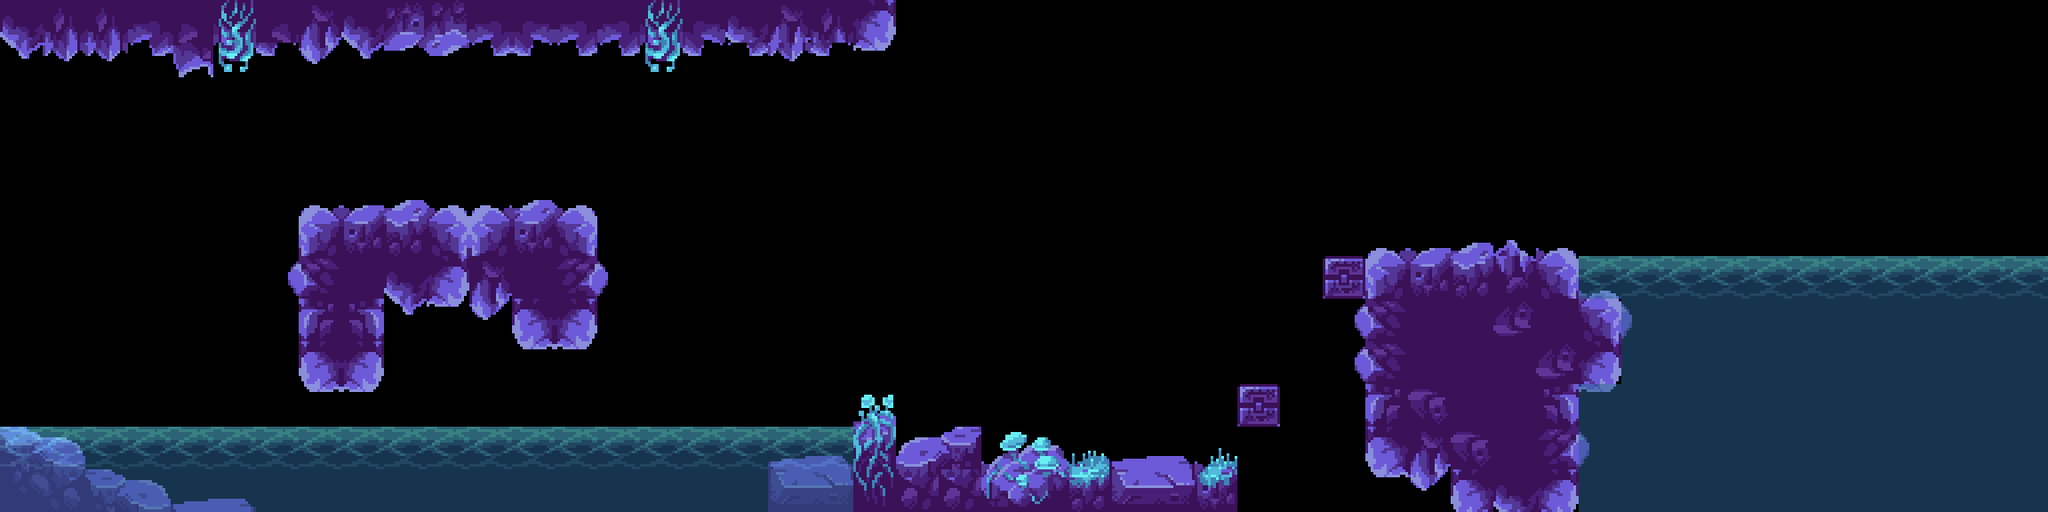

Tiled map render using the project's own tile images. Description and the whole map definition, tile-layer contents included, below:
An orthogonal 48x12 tile map with 48x48 px tiles, 5 tile layers (hide_objects, ground, isGround, front_objects, ...).

<map version="1.2" tiledversion="1.2.5" orientation="orthogonal" renderorder="right-down" width="48" height="12" tilewidth="48" tileheight="48" infinite="0" nextlayerid="13" nextobjectid="1">
 <tileset firstgid="1" source="tiles.tsx" />
 <layer id="4" name="hide_objects" width="48" height="12">
  <data encoding="csv">
0,0,0,0,0,0,0,0,0,0,0,0,0,0,0,0,0,0,0,0,0,0,0,0,0,0,0,0,0,0,0,0,0,0,0,0,0,0,0,0,0,0,0,0,0,0,0,0,
0,0,0,0,0,0,0,0,0,0,0,0,0,0,0,0,0,0,0,0,0,0,0,0,0,0,0,0,0,0,0,0,0,0,0,0,0,0,0,0,0,0,0,0,0,0,0,0,
0,0,0,0,0,0,0,0,0,0,0,0,0,0,0,0,0,0,0,0,0,0,0,0,0,0,0,0,0,0,0,0,0,0,0,0,0,0,0,0,0,0,0,0,0,0,0,0,
0,0,0,0,0,0,0,0,0,0,0,0,0,0,0,0,0,0,0,0,0,0,0,0,0,0,0,0,0,0,0,0,0,0,0,0,0,0,0,0,0,0,0,0,0,0,0,0,
0,0,0,0,0,0,0,0,0,0,0,0,0,0,0,0,0,0,0,0,0,0,0,0,0,0,0,0,0,0,0,0,0,0,0,0,0,0,0,0,0,0,0,0,0,0,0,0,
0,0,0,0,0,0,0,0,0,0,0,0,0,0,0,0,0,0,0,0,0,0,0,0,0,0,0,0,0,0,0,0,0,0,0,0,0,0,0,0,0,0,0,0,0,0,0,0,
0,0,0,0,0,0,0,0,0,0,0,0,0,0,0,0,0,0,0,0,0,0,0,0,0,0,0,0,0,0,0,0,0,0,0,0,0,0,0,0,0,0,0,0,0,0,0,0,
0,0,0,0,0,0,0,0,0,0,0,0,0,0,0,0,0,0,0,0,0,0,0,0,0,0,0,0,0,0,0,0,0,75,76,78,79,0,0,0,0,0,0,0,0,0,0,0,
0,0,0,0,0,0,0,0,0,0,0,0,0,0,0,0,0,0,0,0,0,0,0,0,0,0,0,0,0,0,0,0,0,99,100,102,103,0,0,0,0,0,0,0,0,0,0,0,
0,0,0,0,0,0,0,0,0,0,0,0,0,0,0,0,0,0,0,0,0,0,0,0,0,0,0,0,0,0,0,0,0,0,0,0,0,0,0,0,0,0,0,0,0,0,0,0,
0,0,0,0,0,0,0,0,0,0,0,0,0,0,0,0,0,0,0,0,0,0,0,0,0,0,0,0,0,0,0,0,0,0,0,0,0,0,0,0,0,0,0,0,0,0,0,0,
0,0,0,0,0,0,0,0,0,0,0,0,0,0,0,0,0,0,0,0,0,0,0,0,0,0,0,0,0,0,0,0,0,0,0,0,0,0,0,0,0,0,0,0,0,0,0,0
</data>
 </layer>
 <layer id="1" name="ground" width="48" height="12">
  <data encoding="csv">
256,83,83,89,90,81,92,255,256,3221225655,3221225656,89,93,89,89,81,93,256,255,83,257,0,0,0,0,0,0,0,0,0,0,0,0,0,0,0,0,0,0,0,0,0,0,0,0,0,0,0,
0,0,0,0,0,0,0,0,0,0,0,0,0,0,0,0,0,0,0,0,0,0,0,0,0,0,0,0,0,0,0,0,0,0,0,0,0,0,0,0,0,0,0,0,0,0,0,0,
0,0,0,0,0,0,0,0,0,0,0,0,0,0,0,0,0,0,0,0,0,0,0,0,0,0,0,0,0,0,0,0,0,0,0,0,0,0,0,0,0,0,0,0,0,0,0,0,
0,0,0,0,0,0,0,0,0,0,0,0,0,0,0,0,0,0,0,0,0,0,0,0,0,0,0,0,0,0,0,0,0,0,0,0,0,0,0,0,0,0,0,0,0,0,0,0,
0,0,0,0,0,0,0,0,0,0,0,0,0,0,0,0,0,0,0,0,0,0,0,0,0,0,0,0,0,0,0,0,0,0,0,0,0,0,0,0,0,0,0,0,0,0,0,0,
0,0,0,0,0,0,0,182,183,184,185,182,183,185,0,0,0,0,0,0,0,0,0,0,0,0,0,0,0,0,0,0,0,0,0,0,0,0,0,0,0,0,0,0,0,0,0,0,
0,0,0,0,0,0,0,206,207,256,257,255,232,209,0,0,0,0,0,0,0,0,0,0,0,0,0,0,0,0,0,166,182,183,184,1073742079,185,0,0,0,0,0,0,0,0,0,0,0,
0,0,0,0,0,0,0,230,233,0,0,0,254,257,0,0,0,0,0,0,0,0,0,0,0,0,0,0,0,0,0,0,206,207,208,1073742055,208,185,0,0,0,0,0,0,0,0,0,0,
0,0,0,0,0,0,0,254,257,0,0,0,0,0,0,0,0,0,0,0,0,0,0,0,0,0,0,0,0,0,0,0,206,207,208,1073742031,1073742055,257,0,0,0,0,0,0,0,0,0,0,
0,0,0,0,0,0,0,0,0,0,0,0,0,0,0,0,0,0,0,0,0,0,0,0,0,0,0,0,0,166,0,0,230,231,232,207,233,0,0,0,0,0,0,0,0,0,0,0,
227,134,0,0,0,0,0,0,0,0,0,0,0,0,0,0,0,0,0,0,170,224,225,0,0,0,0,0,0,0,0,0,254,255,231,232,2147483854,0,0,0,0,0,0,0,0,0,0,0,
251,252,227,109,109,109,109,0,0,0,0,0,0,0,0,0,0,128,179,180,194,248,248,172,173,175,179,180,177,0,0,0,0,0,254,256,257,0,0,0,0,0,0,0,0,0,0,0
</data>
 </layer>
 <layer id="2" name="isGround" width="48" height="12">
  <data encoding="csv">
132,0,0,0,0,25,0,0,0,0,0,0,0,44,0,0,0,0,0,0,136,0,0,0,0,0,0,0,0,0,0,0,0,0,0,0,0,0,0,0,0,0,0,0,0,0,0,0,
280,107,107,113,114,105,117,279,280,3221225631,3221225632,113,117,113,113,105,117,113,107,117,281,0,0,0,0,0,0,0,0,0,0,0,0,0,0,0,0,0,0,0,0,0,0,0,0,0,0,0,
0,0,0,0,0,0,0,0,0,0,0,0,0,0,0,0,0,0,0,0,0,0,0,0,0,0,0,0,0,0,0,0,0,0,0,0,0,0,0,0,0,0,0,0,0,0,0,0,
0,0,0,0,0,0,0,0,0,0,0,0,0,0,0,0,0,0,0,0,0,0,0,0,0,0,0,0,0,0,0,0,0,0,0,0,0,0,0,0,0,0,0,0,0,0,0,0,
0,0,0,0,0,111,181,158,159,160,161,158,160,161,0,0,0,0,0,0,0,0,0,0,0,0,0,0,0,0,0,0,0,0,0,0,0,0,0,0,0,0,0,0,0,0,0,0,
0,0,0,0,0,0,181,0,0,0,0,0,0,0,186,0,0,0,0,0,0,0,0,0,0,0,0,0,0,0,0,0,158,159,160,3221225752,161,0,0,0,0,0,0,0,0,0,0,0,
0,0,0,0,0,0,205,0,0,0,0,0,0,0,210,0,0,0,0,0,0,0,0,0,0,0,0,0,0,0,0,181,0,0,0,135,135,161,0,0,0,0,0,0,0,0,0,0,
0,0,0,0,0,0,229,0,0,280,281,279,0,0,258,0,0,0,0,0,0,0,0,0,0,0,0,0,0,0,0,205,0,0,0,135,135,134,210,0,0,0,0,0,0,0,0,0,
0,0,0,0,0,0,253,0,0,258,0,0,278,281,0,0,0,0,0,0,0,0,0,0,0,0,0,0,0,0,0,205,0,0,0,135,135,134,0,0,0,0,0,0,0,0,0,0,
0,0,0,0,0,0,0,278,281,0,0,0,0,0,0,0,0,0,0,0,146,0,0,0,0,0,0,0,0,0,0,229,0,0,0,135,135,281,0,0,0,0,0,0,0,0,0,0,
0,228,0,0,0,0,0,0,0,0,0,0,0,0,0,0,0,128,155,156,123,122,122,148,149,151,155,156,153,0,0,253,0,0,135,135,135,2147483853,0,0,0,0,0,0,0,0,0,0,
0,0,0,228,155,156,0,0,0,0,0,0,0,0,0,0,0,0,0,0,0,122,0,0,0,0,128,128,0,0,0,0,278,279,135,135,135,162,0,0,0,0,0,0,0,0,0,0
</data>
 </layer>
 <layer id="3" name="front_objects" width="48" height="12">
  <data encoding="csv">
0,0,0,0,0,0,0,0,0,0,0,0,0,0,0,0,0,0,0,0,0,138,0,0,0,0,0,0,0,0,0,0,0,0,0,0,0,0,0,0,0,0,0,0,0,0,0,0,
0,0,0,0,0,0,0,0,0,0,0,0,0,45,45,45,45,45,0,0,0,0,0,0,0,0,0,0,0,0,0,0,0,0,0,0,0,0,0,0,0,0,0,0,0,0,0,0,
0,0,0,0,0,0,0,0,0,0,0,0,0,0,0,0,0,0,0,0,0,0,0,0,0,0,0,0,0,0,0,0,0,0,0,0,0,0,0,0,0,0,0,0,0,0,0,0,
0,0,0,0,0,0,0,0,0,0,0,0,0,0,0,0,0,0,0,0,0,0,0,0,0,0,0,0,0,0,0,0,0,0,0,0,0,0,0,0,0,0,0,0,0,0,0,0,
0,0,0,0,0,0,0,0,0,0,0,0,0,0,0,0,0,0,0,0,0,0,0,0,0,0,0,0,0,0,0,0,0,0,0,0,0,0,0,0,0,0,0,0,0,0,0,0,
0,0,0,0,0,0,0,0,0,0,0,0,0,0,0,0,0,0,0,0,0,0,0,0,0,0,0,0,0,0,0,0,0,0,0,0,0,0,0,0,0,0,0,0,0,0,0,0,
0,0,0,0,0,0,0,0,0,0,0,0,0,0,0,0,0,0,0,0,0,0,0,0,0,0,0,0,0,0,0,0,0,0,133,135,133,0,0,0,0,0,0,0,0,0,0,0,
0,0,0,0,0,0,0,0,0,0,0,0,0,0,0,0,0,0,0,0,0,0,0,0,0,0,0,0,0,0,0,0,0,0,133,133,133,0,0,0,0,0,0,0,0,0,0,0,
0,0,0,0,0,0,0,0,0,0,0,0,0,0,0,0,0,0,0,0,0,0,0,0,0,0,0,0,0,0,0,0,0,0,133,133,133,0,0,0,0,0,0,0,0,0,0,0,
0,0,0,0,0,0,0,0,0,0,0,0,0,0,0,0,0,0,0,0,0,0,0,0,0,0,0,0,0,0,0,0,0,0,133,133,133,0,0,0,0,0,0,0,0,0,0,0,
132,132,132,132,0,0,0,0,0,0,0,0,0,0,0,0,0,0,0,0,0,0,0,0,0,0,0,0,0,0,0,0,0,0,133,133,133,0,0,0,0,0,0,0,0,0,0,0,
0,0,0,132,0,0,0,0,0,0,0,0,0,0,0,0,0,0,0,0,0,0,0,0,0,0,0,0,0,0,0,0,0,0,133,133,133,0,0,0,0,0,0,0,0,0,0,0
</data>
 </layer>
 <layer id="5" name="clear" width="48" height="12" opacity="0.54">
  <data encoding="csv">
0,0,0,0,0,0,0,0,0,0,0,0,0,0,0,0,0,0,0,0,0,0,0,0,0,0,0,0,0,0,0,0,0,0,0,0,0,0,0,0,0,0,0,0,0,0,0,0,
0,0,0,0,0,0,0,0,0,0,0,0,0,0,0,0,0,0,0,0,0,0,0,0,0,0,0,0,0,0,0,0,0,0,0,0,0,0,0,0,0,0,0,0,0,0,0,0,
0,0,0,0,0,0,0,0,0,0,0,0,0,0,0,0,0,0,0,0,0,0,0,0,0,0,0,0,0,0,0,0,0,0,0,0,0,0,0,0,0,0,0,0,0,0,0,0,
0,0,0,0,0,0,0,0,0,0,0,0,0,0,0,0,0,0,0,0,0,0,0,0,0,0,0,0,0,0,0,0,0,0,0,0,0,0,0,0,0,0,0,0,0,0,0,0,
0,0,0,0,0,0,0,0,0,0,0,0,0,0,0,0,0,0,0,0,0,0,0,0,0,0,0,0,0,0,0,0,0,0,0,0,0,0,0,0,0,0,0,0,0,0,0,0,
0,0,0,0,0,0,0,0,0,0,0,0,0,0,0,0,0,0,0,0,0,0,0,0,0,0,0,0,0,0,0,0,0,0,0,0,0,0,0,0,0,0,0,0,0,0,0,0,
0,0,0,0,0,0,0,0,0,0,0,0,0,0,0,0,0,0,0,0,0,0,0,0,0,0,0,0,0,0,0,0,0,0,0,0,0,95,95,95,95,95,95,95,95,95,95,95,
0,0,0,0,0,0,0,0,0,0,0,0,0,0,0,0,0,0,0,0,0,0,0,0,0,0,0,0,0,0,0,0,0,0,0,0,0,0,119,119,119,119,119,119,119,119,119,119,
0,0,0,0,0,0,0,0,0,0,0,0,0,0,0,0,0,0,0,0,0,0,0,0,0,0,0,0,0,0,0,0,0,0,0,0,0,0,119,119,119,119,119,119,119,119,119,119,
0,0,0,0,0,0,0,0,0,0,0,0,0,0,0,0,0,0,0,0,0,0,0,0,0,0,0,0,0,0,0,0,0,0,0,0,0,119,119,119,119,119,119,119,119,119,119,119,
95,95,95,95,95,95,95,95,95,95,95,95,95,95,95,95,95,95,95,95,0,0,0,0,0,0,0,0,0,0,0,0,0,0,0,0,0,119,119,119,119,119,119,119,119,119,119,119,
119,119,119,119,119,119,119,119,119,119,119,119,119,119,119,119,119,119,119,119,0,0,0,0,0,0,0,0,0,0,0,0,0,0,0,0,0,119,119,119,119,119,119,119,119,119,119,119
</data>
 </layer>
</map>
